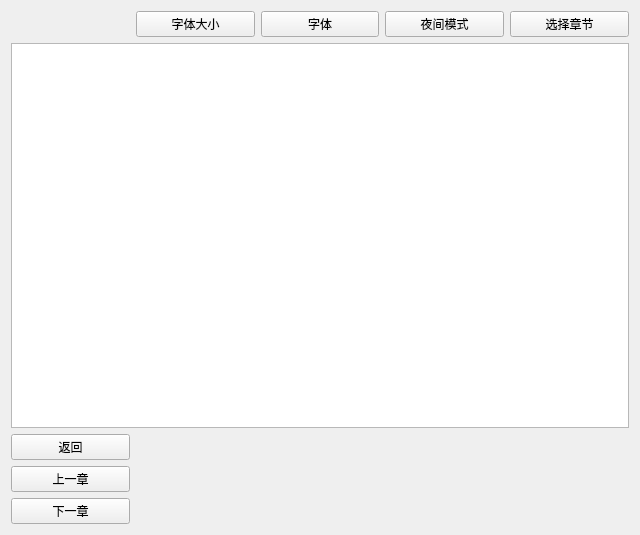
<?xml version="1.0" encoding="UTF-8"?>
<ui version="4.0">
 <class>select_layout</class>
 <widget class="QWidget" name="select_layout">
  <property name="geometry">
   <rect>
    <x>0</x>
    <y>0</y>
    <width>640</width>
    <height>535</height>
   </rect>
  </property>
  <property name="windowTitle">
   <string>Form</string>
  </property>
  <layout class="QGridLayout" name="gridLayout">
   <item row="0" column="4">
    <widget class="QPushButton" name="selectButton">
     <property name="text">
      <string>选择章节</string>
     </property>
    </widget>
   </item>
   <item row="1" column="0" colspan="5">
    <widget class="QTextEdit" name="textEdit"/>
   </item>
   <item row="0" column="2">
    <widget class="QPushButton" name="fontButton">
     <property name="text">
      <string>字体</string>
     </property>
    </widget>
   </item>
   <item row="4" column="0">
    <widget class="QPushButton" name="lastButton">
     <property name="text">
      <string>上一章</string>
     </property>
    </widget>
   </item>
   <item row="0" column="3">
    <widget class="QPushButton" name="nightButton">
     <property name="text">
      <string>夜间模式</string>
     </property>
    </widget>
   </item>
   <item row="0" column="1">
    <widget class="QPushButton" name="sizeButton">
     <property name="text">
      <string>字体大小</string>
     </property>
    </widget>
   </item>
   <item row="2" column="0">
    <widget class="QPushButton" name="backButton">
     <property name="text">
      <string>返回</string>
     </property>
    </widget>
   </item>
   <item row="5" column="0">
    <widget class="QPushButton" name="nextButton">
     <property name="text">
      <string>下一章</string>
     </property>
    </widget>
   </item>
  </layout>
  <zorder>selectButton</zorder>
  <zorder>textEdit</zorder>
  <zorder>lastButton</zorder>
  <zorder>backButton</zorder>
  <zorder>sizeButton</zorder>
  <zorder>nightButton</zorder>
  <zorder>fontButton</zorder>
  <zorder>nextButton</zorder>
 </widget>
 <resources/>
 <connections/>
</ui>
